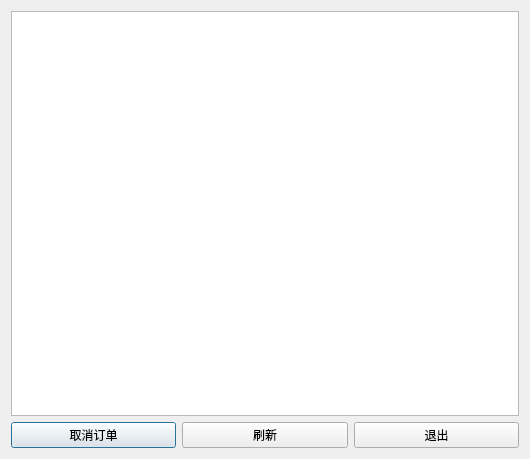
<?xml version="1.0" encoding="UTF-8"?>
<ui version="4.0">
 <class>userOrder</class>
 <widget class="QDialog" name="userOrder">
  <property name="geometry">
   <rect>
    <x>0</x>
    <y>0</y>
    <width>530</width>
    <height>459</height>
   </rect>
  </property>
  <property name="windowTitle">
   <string>Dialog</string>
  </property>
  <layout class="QGridLayout" name="gridLayout">
   <item row="0" column="0">
    <widget class="QTableView" name="tableView"/>
   </item>
   <item row="1" column="0">
    <layout class="QHBoxLayout" name="horizontalLayout">
     <item>
      <widget class="QPushButton" name="cnlbtn">
       <property name="text">
        <string>取消订单</string>
       </property>
      </widget>
     </item>
     <item>
      <widget class="QPushButton" name="refreshbtn">
       <property name="text">
        <string>刷新</string>
       </property>
      </widget>
     </item>
     <item>
      <widget class="QPushButton" name="quitbtn">
       <property name="text">
        <string>退出</string>
       </property>
      </widget>
     </item>
    </layout>
   </item>
  </layout>
 </widget>
 <resources/>
 <connections/>
</ui>
